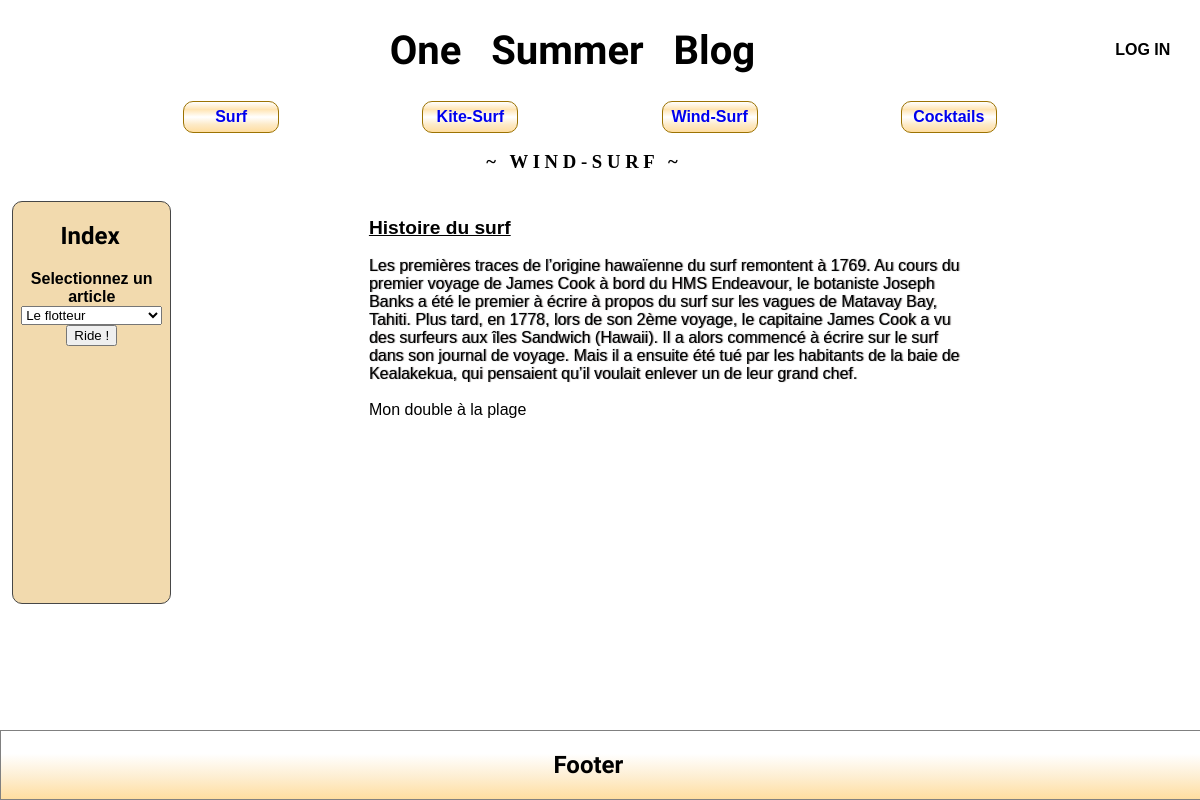
/reqselectwind.php?titre=Histoire du surf, run on the app's committed database.
### tables this page shows
CREATE TABLE `articles` (
  `id_articles` int(11) NOT NULL,
  `titre` varchar(200) NOT NULL,
  `sujet` varchar(200) NOT NULL,
  `auteur` varchar(200) NOT NULL,
  `texte` text NOT NULL
);

### indexwind.php (the view, shortened to what this page needs)
<?php
include('sql_info.php');
$tbl= 'articles';
$reqI="SELECT * FROM $tbl WHERE sujet='WIND'";
$resultI = mysqli_query($conn,$reqI);
    while($row= mysqli_fetch_array($resultI)){
    ?>
    <option><?php echo $row['titre']."<br>"; ?></option>
    <?php
    }
?>

### reqselectwind.php (shortened to what this page needs)
<!DOCTYPE html>
<html lang="en">
<head>
    <link rel="stylesheet" href="style.css">
</head>
<body>
<div class="header">
<?php include('header.php')?>
</div>
<div class="nav">
<?php include('nav.php')?>
<h3 style="text-align:center; margin-left:-3%;">~ &nbsp W I N D - S U R F &nbsp ~</h3>
</div>
<div id="index">
    <p id="indexMenu">
        <h2>Index</h2>
        <form method="get" action="reqselectwind.php">
          <label for="titre">Selectionnez un article</label>
          <select id="titre" name="titre">
            <?php include('indexwind.php');?>
          </select>
          <input id="but" type="submit" value="Ride !">
        </form>
    </p>
</div>
<div id="mainwind" class="main">
    <p id="showText">
    <?php
include('sql_info.php');
if (isset($_GET['titre'])){
    $titre= $_GET['titre'];
    $tbl= 'articles';
    $req2="SELECT * FROM $tbl WHERE titre='".$titre."'";
    $result2 = mysqli_query($conn,$req2);
        while($row= mysqli_fetch_array($result2)){
            echo "<strong>"."<cite class='titre'>".$row['titre']."</cite>"."</strong>"."<br><br>";
            echo "<cite class='texte'>".$row['texte']."</cite>";
            echo "<br><br>";
            echo $row['auteur']."<br>";
            echo "<br><br>";
        };
}
?>
    </p>
</div>
<div class="footer">
<?php include('footer.php')?>
</div>
</body>
</html>

### style.css (style rules this page uses)
body { display:grid; grid-template-columns: 0.5fr 1fr 1fr 1fr; grid-template-rows: 0.5fr 1fr 4fr 0.5fr; grid-template-areas: "header header header header" "nav nav nav nav" "index main main main" "footer footer footer footer"; margin:0; background-image: url("beach.png"); }
.header { grid-area:header; }
.nav { grid-area:nav; }
#index { grid-area:index; background: rgba(223, 163, 53, 0.4); text-align: center; border: 1px solid rgb(71, 71, 71); border-radius: 10px; margin-left:1vw; }
.main { margin-right:4%; overflow-y: scroll; display: flex; flex-flow: column nowrap; justify-content: start; align-items: center; font-family: Arial, Helvetica, sans-serif; grid-area: main; }
.footer { grid-area:footer; }
input { margin-bottom: 1%; }
label { font-family: Arial; font-weight: bold; }
h2 { font-family: 'WindSong', cursive; margin-left: -2%; }
#mainwind { background: linear-gradient(to right, transparent -20%, rgba(255,255,255,0.5)); }
#mainwind p { width:60%; height: 40vh; }

### reqselectwind.php (style rules this page uses)
.titre { font-style: normal; text-decoration: underline; font-size: 1.2rem; }
.texte { font-style: normal; text-shadow: 1px 0 1px rgb(110,107,107); }

### data on the page
articles: titre "Histoire du surf", texte "Les premières traces de l’origine hawaïenne du surf remontent à 1769. Au cours du premier voyage de James Cook à bord du HMS Endeavour, le botaniste Joseph Banks a été le premier à écrire à propos du surf sur les vagues de Matavay Bay, Tahiti. Plus tard, en 1778, lors de son 2ème voyage, le capitaine James Cook a vu des surfeurs aux îles Sandwich (Hawaii). Il a alors commencé à écrire sur le surf dans son journal de voyage. Mais il a ensuite été tué par les habitants de la baie de Kealakekua, qui pensaient qu’il voulait enlever un de leur grand chef.", auteur "Mon double à la plage"

### other printed values
form field titre "Le flotteur"
